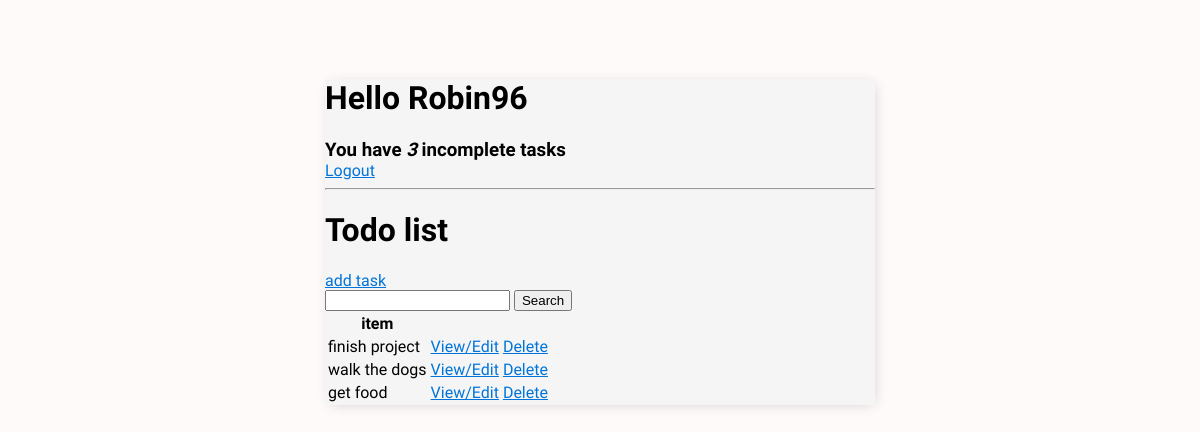
The app's page / (signed in) with its own data.
### todo_base/models.py (models this page shows, shortened)
class  Task(models.Model):
     user = models.ForeignKey(User, on_delete=models.CASCADE, null = True, blank = True)
     title = models.CharField(max_length= 200)
     description = models.TextField(null = True, blank = True)
     complete = models.BooleanField(default = False)
     created = models.DateTimeField(auto_now_add= True)
     class Meta:
         ordering = ['complete']

### todo_base/views.py (the view)
# urls.py: path('', TaskList.as_view(), name = 'tasks'),
class TaskList(LoginRequiredMixin, ListView):
    model = Task
    context_object_name = 'tasks'
    def get_context_data(self, **kwargs):
        context = super().get_context_data(**kwargs)
        context['tasks'] = context['tasks'].filter(user=self.request.user)
        context['count'] = context['tasks'].filter(complete=False).count()
        search_input = self.request.GET.get('search-area') or ''
        if search_input:
            context['tasks'] = context['tasks'].filter(title__contains = search_input)
        context['search_input'] = search_input
        return context

### todo_base/templates/todo_base/task_list.html
{% extends 'todo_base/main.html' %}
{% block content %}
<div class="header-bar">
    <div>
        <h1>Hello {{request.user|title}}</h1>
        <h3 style="margin:0">You have <i>{{count}}</i> incomplete task{{count|pluralize}}</h3>
    </div>
    {% if request.user.is_authenticated %}
    <a href="{% url 'logout' %}">Logout</a>
    {% else %}
    <a href="{% url 'login' %}">Login</a>
    {% endif %}
</div>
<hr>
<h1>Todo list</h1>
<a href="{% url 'task-create' %}">add task</a>
<form method="GET">
    <input type="text" name="search-area" value="{{search_input}}">
    <input type="submit" value="Search">
</form>
<table>
    <tr>
        <th>item</th>
        <th> </th>
        <th> </th>
    </tr>
    {% for task in tasks %}
    <tr>
        <td>{{task.title}}</td>
        <td><a href="{% url 'task-update' task.id %}">View/Edit</a></td>
        <td><a href="{% url 'task-delete' task.id %}">Delete</a></td>
    </tr>
    {% empty %}
    <h3>No items in list</h3>
    {% endfor %}
</table>
{% endblock content %}

### todo_app/static/css/main.css (style rules this page uses)
body { background-color: #FFFAFA; font-family: 'Raleway', sans-serif; padding-top: 50px; }
a, p { color: #0074D9; }

### records on screen
Task: title "finish project"
Task: title "walk the dogs"
Task: title "get food"

### other values on screen
{{ request.user|title }} "Robin96"
{{ count }} "3"
